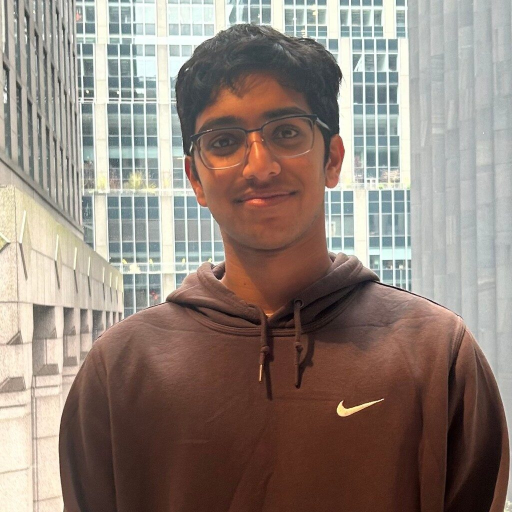
#> input picture img/aneesh-map.jpg, 1024 x 1024 px (shown at 1/2 size)
$ python build-map.py
#> lines starting #> are read from the running program, lines starting #| are printed output that depends on the picture; after the words box and inside, x2 and y2 are one past the last pixel; in counts of white or black regions, pixels touching at a corner belong together
"""Turns Aneesh's portrait into a game-style island overworld map.

His silhouette (picked out by its dark hair, hoodie, and warm skin) becomes
the island and the skyline behind him becomes the sea. Inside the island the
photo's darkness is elevation: hair and glasses rise into ridges, skin settles
into plains, and the brightest patches flood into lakes. Then it gets
hillshading, contour lines, coastal ripples, a few outlying isles, an earthy
map palette, and a faint blend of the original photo so the face still reads.

Usage: python3 tools/build-map.py   (needs numpy and Pillow)
Writes img/aneesh-island.jpg. The portrait is shrunk by SCALE and moved down
by TOP, so a point at (x, y) on the photo (0..1) lands on the map at
(0.5 + (x - 0.5) * SCALE, TOP + y * SCALE). script.js places its markers
with the same numbers.
"""
from pathlib import Path

import numpy as np
from PIL import Image

ROOT = Path(__file__).resolve().parent.parent
SRC = ROOT / "img" / "aneesh-map.jpg"
OUT = ROOT / "img" / "aneesh-island.jpg"
SIZE = 1600
SCALE = 0.8
TOP = 0.07

# Outlying isles: (x, y, radius) as fractions of the map.
ISLES = [
    (0.11, 0.30, 0.055),   # Old City Isle
    (0.07, 0.40, 0.022),
    (0.90, 0.40, 0.050),   # Bay Area Isle
    (0.93, 0.50, 0.020),
    (0.83, 0.85, 0.038),   # Gift Isle
    (0.18, 0.90, 0.026),
    (0.24, 0.94, 0.014),
]

rng = np.random.default_rng(29)


def blur(a, sigma):
    """Gaussian blur of a float array, done in the frequency domain with reflected edges."""
    pad = int(3 * sigma) + 1
    p = np.pad(a, pad, mode="reflect")
    fy = np.fft.fftfreq(p.shape[0])[:, None]
    fx = np.fft.fftfreq(p.shape[1])[None, :]
    g = np.exp(-2 * np.pi ** 2 * sigma ** 2 * (fx ** 2 + fy ** 2))
    return np.real(np.fft.ifft2(np.fft.fft2(p) * g))[pad:-pad, pad:-pad]


def lerp(a, b, t):
    return a + (b - a) * t[..., None]


def ramp(h, stops):
    """Map heights in [0, 1] through color stops [(pos, (r, g, b)), ...]."""
    out = np.zeros(h.shape + (3,))
    for (p0, c0), (p1, c1) in zip(stops, stops[1:]):
        m = (h >= p0) & (h <= p1)
        t = np.clip((h - p0) / (p1 - p0), 0, 1)
        out[m] = lerp(np.array(c0, float), np.array(c1, float), t)[m]
    return out / 255


def smoothstep(a, b, x):
    t = np.clip((x - a) / (b - a), 0, 1)
    return t * t * (3 - 2 * t)


def fractal(size, octaves=5, start=4):
    """Value noise summed over a few octaves, in [0, 1]."""
    out = np.zeros((size, size))
    amp, total = 1.0, 0.0
    for o in range(octaves):
        cells = start * 2 ** o
        n = rng.random((cells, cells))
        n = np.asarray(Image.fromarray((n * 255).astype(np.uint8)).resize((size, size), Image.BICUBIC), float) / 255
        out += amp * n
        total += amp
        amp *= 0.5
    out /= total
    return (out - out.min()) / (out.max() - out.min())


def placed(img):
    """Shrink a SIZE x SIZE layer by SCALE and drop it onto an empty map at TOP."""
    small = int(SIZE * SCALE)
    left = (SIZE - small) // 2
    top = int(SIZE * TOP)
    out = np.zeros((SIZE, SIZE) + img.shape[2:])
    layer = np.asarray(Image.fromarray(img.astype(np.float32)).resize((small, small), Image.BILINEAR)) if img.ndim == 2 else \
        np.stack([np.asarray(Image.fromarray(img[..., c].astype(np.float32)).resize((small, small), Image.BILINEAR)) for c in range(img.shape[2])], -1)
    h = min(small, SIZE - top)
    out[top:top + h, left:left + small] = layer[:h]
    return out


def main():
    photo = Image.open(SRC).convert("RGB").resize((SIZE, SIZE), Image.LANCZOS)
    rgb = np.asarray(photo, dtype=np.float64) / 255
    lum = rgb @ np.array([0.299, 0.587, 0.114])

    # Silhouette: dark hair and hoodie, or warm saturated skin.
    sat = (rgb.max(-1) - rgb.min(-1)) / (rgb.max(-1) + 1e-6)
    warm = rgb[..., 0] - rgb[..., 2]
    person = ((lum < 0.33) | ((warm > 0.12) & (sat > 0.25))).astype(float)
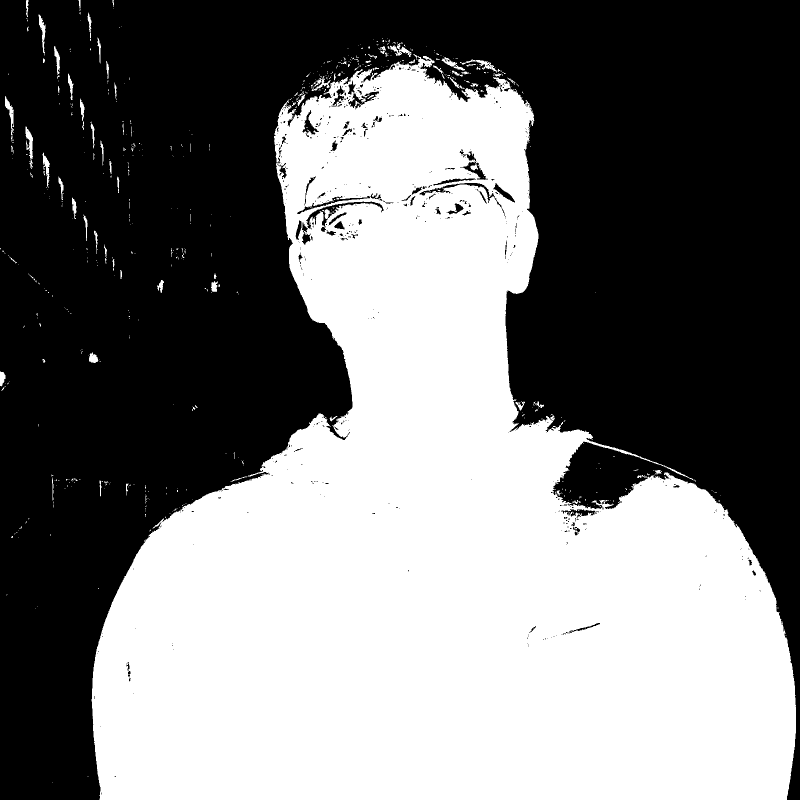
#> person: shape (1600, 1600) float64 (shown at 1/2 size); values 0 (black) and 1 (white), 46.5% white; 587 white regions (503 under 20 px), largest, box (x1, y1, x2, y2) and area: (183, 108, 1592, 1600) 1179719, (51, 253, 66, 318) 500, (10, 192, 28, 271) 472
    person = (blur(person, 16) > 0.5).astype(float)
#> in blur, `p = np.pad(a, pad, mode="reflect")`: p: shape (1698, 1698) float64; values 0 (black) and 1 (white), 44.2% white; 628 white regions (537 under 20 px), largest, box (x1, y1, x2, y2) and area: (232, 157, 1641, 1698) 1247267, (1656, 1244, 1698, 1698) 13701, (100, 302, 115, 367) 500
#> person: shape (1600, 1600) float64; values 0 (black) and 1 (white), 46.6% white; 1 white region, box (x1, y1, x2, y2) and area: (184, 125, 1600, 1600) 1192974

    # Everything onto the map canvas, leaving sea on every side.
    person = placed(person)
    lum = placed(lum)
    lum[person == 0] = 1
    yy, xx = np.mgrid[0:SIZE, 0:SIZE] / SIZE

    # The torso runs off the bottom of the photo, so round it off into a
    # southern coast, then rough up every shoreline with noise.
    rough = fractal(SIZE, 7)
    south = smoothstep(0.0, 0.06, 0.84 - yy - 0.16 * ((xx - 0.5) / 0.4) ** 2 + (rough - 0.5) * 0.12)
    land = person * south
    isles = np.zeros_like(land)
    for x, y, r in ISLES:
        isles = np.maximum(isles, (((xx - x) ** 2 + (yy - y) ** 2) < r * r).astype(float))
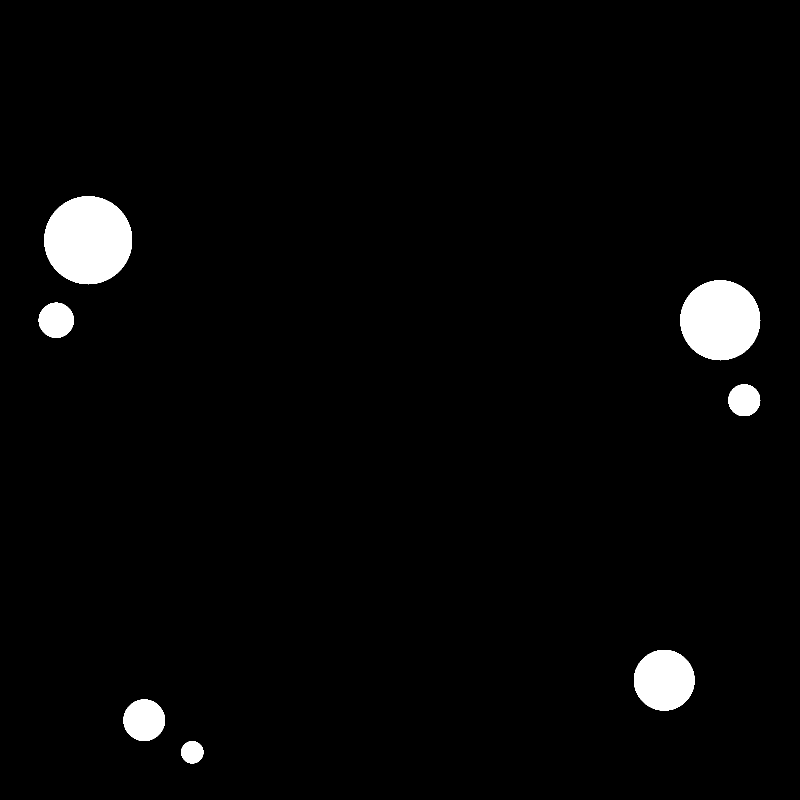
#> isles: shape (1600, 1600) float64 (shown at 1/2 size); values 0 (black) and 1 (white), 2.7% white; 7 white regions, largest, box (x1, y1, x2, y2) and area: (89, 392, 264, 569) 24311, (1361, 561, 1521, 721) 20075, (1268, 1300, 1389, 1421) 11585
    land = np.maximum(land, isles)
    coast = fractal(SIZE, 4, 12)
#> call 2 of fractal, with size = 1600, octaves = 4, start = 12
#> after the loop in fractal (call 2), `for o in range(octaves):`:
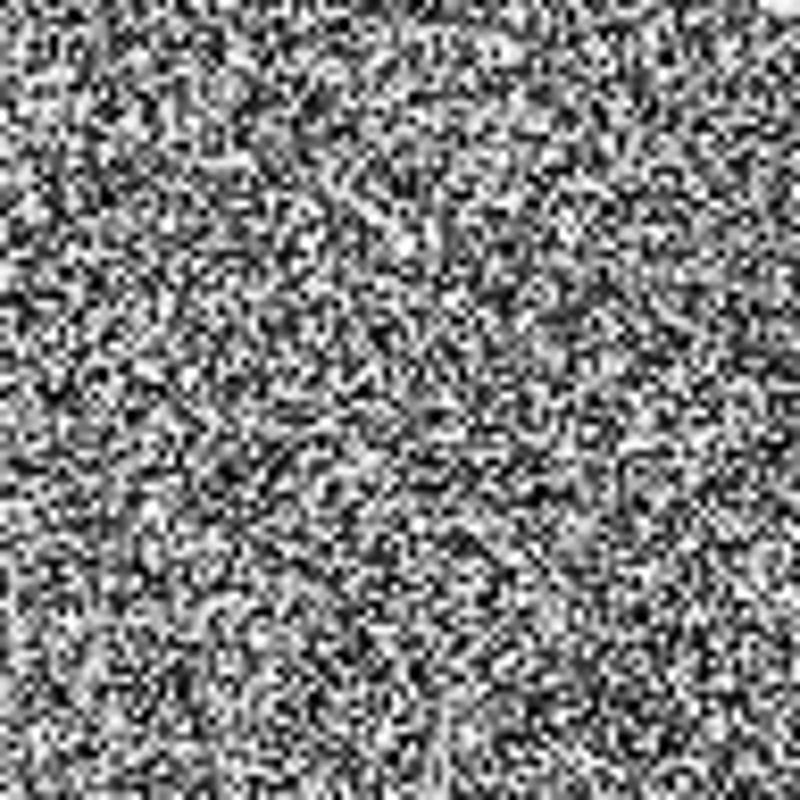
#> n: shape (1600, 1600) float64 (shown at 1/2 size); min 0, max 1, mean 0.497
#> after the loop in fractal (call 2), `for o in range(octaves):`:
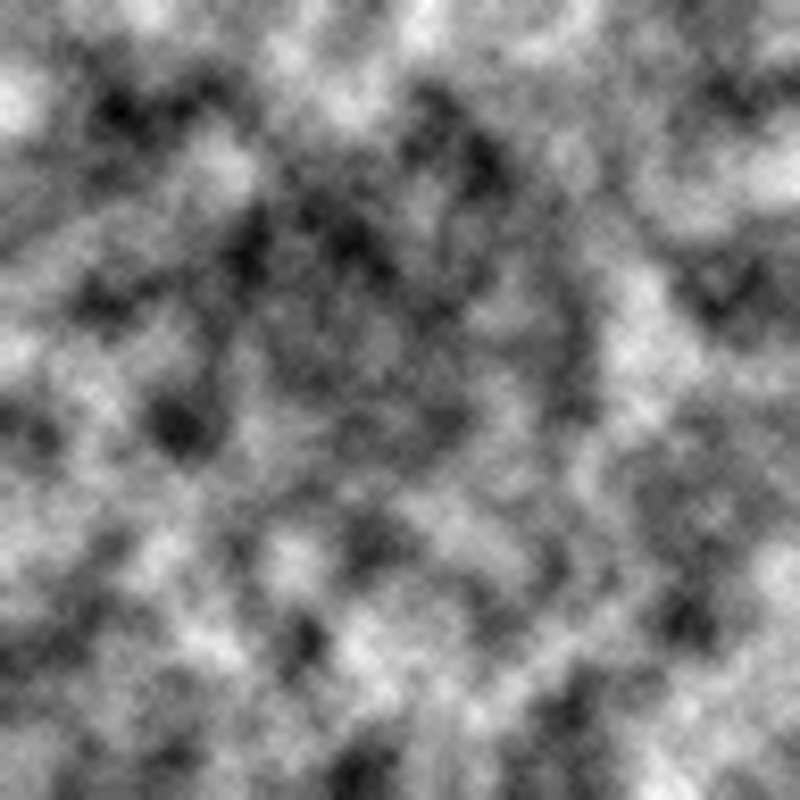
#> out: shape (1600, 1600) float64 (shown at 1/2 size); min 0.0941, max 1.73, mean 0.9; drawn with min black and max white
    land = blur(land, 22) + (coast - 0.5) * 0.75
    land = (blur(land, 1.5) > 0.5).astype(float)
#> land: shape (1600, 1600) float64; values 0 (black) and 1 (white), 26.5% white; 7 white regions, largest, box (x1, y1, x2, y2) and area: (308, 214, 1384, 1341) 620864, (91, 401, 263, 561) 21814, (1358, 567, 1511, 723) 17731
    land_soft = blur(land, 1.4)
#> in blur (call 4), `p = np.pad(a, pad, mode="reflect")`: p: shape (1610, 1610) float64; values 0 (black) and 1 (white), 26.2% white; 7 white regions, largest, box (x1, y1, x2, y2) and area: (313, 219, 1389, 1346) 620864, (96, 406, 268, 566) 21814, (1363, 572, 1516, 728) 17731
    # The isles have no photo under them, so give them rolling hills of their own.
    lum = np.where((person == 0) & (land > 0), 0.35 + 0.5 * rough, lum)

    # Elevation: dark is high, and it climbs gently away from the coast.
    inland = smoothstep(0.5, 0.95, blur(land, 30))
#> in blur (call 5), `p = np.pad(a, pad, mode="reflect")`: p: shape (1782, 1782) float64; values 0 (black) and 1 (white), 21.4% white; 11 white regions (1 under 20 px), largest, box (x1, y1, x2, y2) and area: (399, 305, 1475, 1432) 620864, (182, 492, 354, 652) 21814, (1449, 658, 1602, 814) 17731
    height = 1 - blur(lum, 9)
    height = np.clip(0.8 * height + 0.2 * blur(rough, 6), 0, 1)
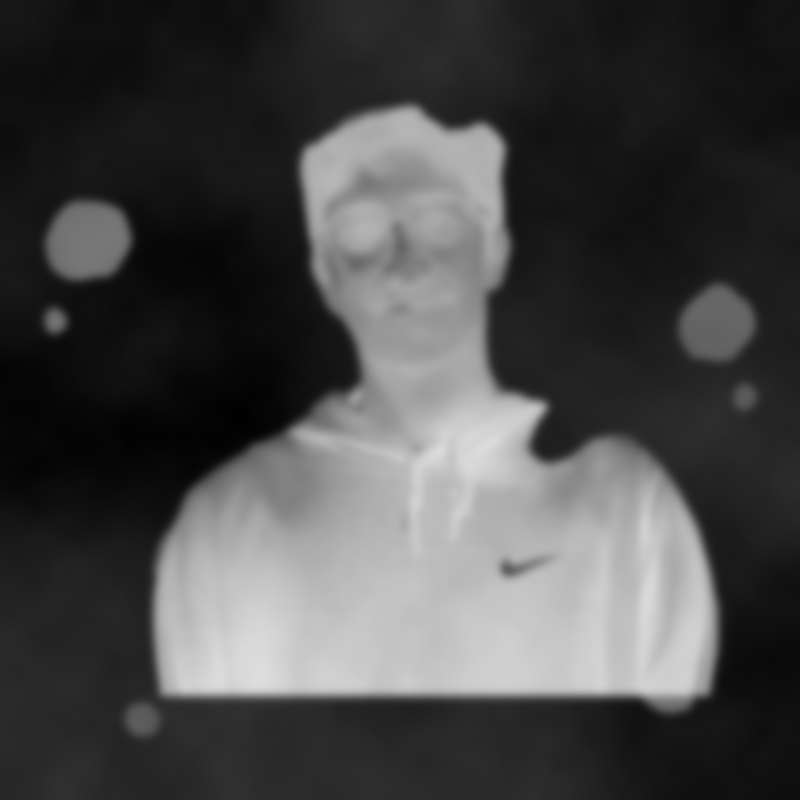
#> height: shape (1600, 1600) float64 (shown at 1/2 size); min 0.00312, max 0.867, mean 0.284
    on = land > 0
    lo, hi = height[on].min(), height[on].max()
#> lo = 0.18; hi = 0.866
    height = np.clip((height - lo) / (hi - lo), 0, 1) * (0.35 + 0.65 * inland)

    # Lakes in the lowest (brightest) inland ground.
    mainland = on & (person > 0) & (inland > 0.7)
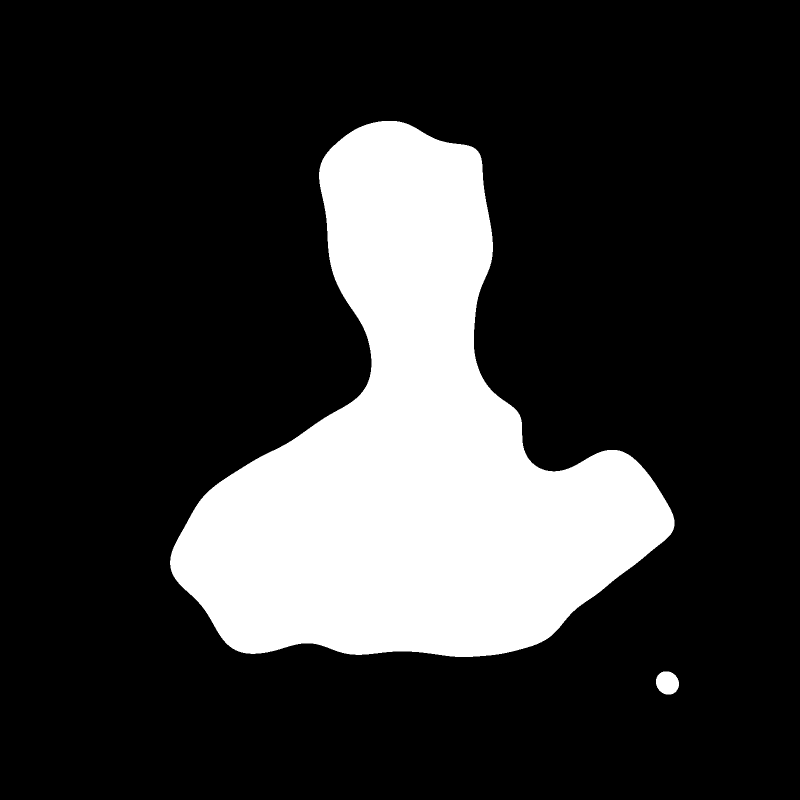
#> mainland: shape (1600, 1600) bool (shown at 1/2 size); 20.7% white; 2 white regions, box (x1, y1, x2, y2) and area: (340, 242, 1349, 1314) 527794, (1312, 1343, 1358, 1389) 1684
    lake_level = np.quantile(height[mainland], 0.03)
#> lake_level = 0.456
    lake = mainland & (height < lake_level)
#> lake: shape (1600, 1600) bool; 0.62% white; 14 white regions (3 under 20 px), largest, box (x1, y1, x2, y2) and area: (358, 874, 600, 1073) 5756, (770, 451, 824, 545) 3065, (685, 509, 754, 547) 1815
    lake_soft = blur(lake.astype(float), 3)
#> in blur (call 8), `p = np.pad(a, pad, mode="reflect")`: p: shape (1620, 1620) float64; values 0 (black) and 1 (white), 0.61% white; 14 white regions (3 under 20 px), largest, box (x1, y1, x2, y2) and area: (368, 884, 610, 1083) 5756, (780, 461, 834, 555) 3065, (695, 519, 764, 557) 1815

    # Hillshade, lit from the northwest like a printed map.
    gy, gx = np.gradient(height * 60)
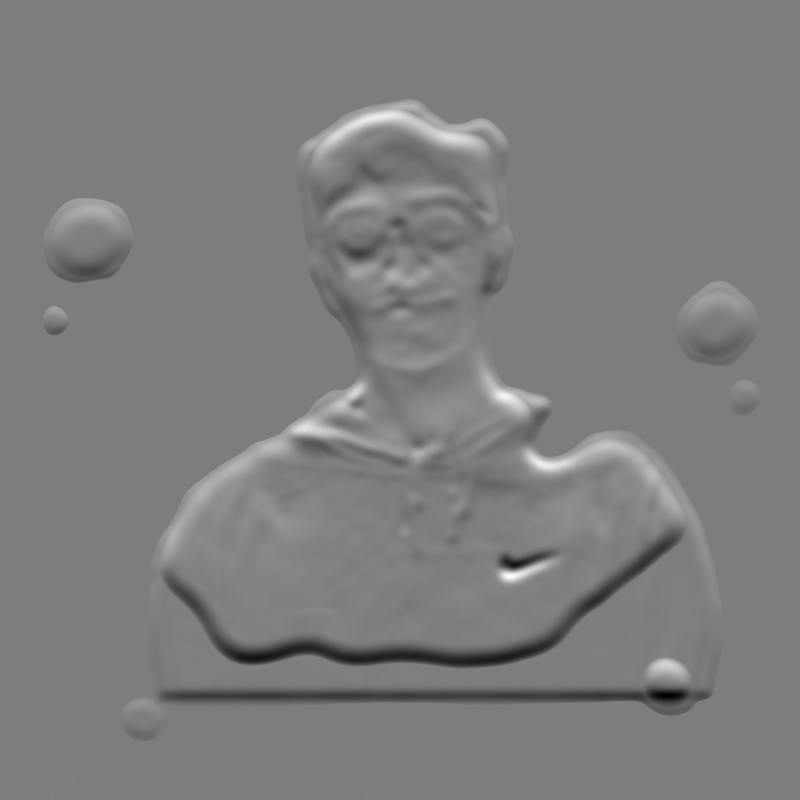
#> gy: shape (1600, 1600) float64 (shown at 1/2 size); min -1.72, max 1.77, mean 1.1e-05; drawn with min black and max white
    nx, ny, nz = -gx, -gy, np.ones_like(gx)
    norm = np.sqrt(nx ** 2 + ny ** 2 + nz ** 2)
    light = np.array([-0.55, -0.55, 0.63])
    shade = np.clip((nx * light[0] + ny * light[1] + nz * light[2]) / norm, 0, 1)

    ground = ramp(height, [
        (0.00, (176, 168, 124)),  # beaches
        (0.06, (112, 140, 92)),   # grassland
        (0.35, (128, 146, 98)),   # meadows
        (0.55, (156, 150, 106)),  # dry plains
        (0.68, (164, 150, 112)),  # foothills
        (0.80, (150, 128, 96)),   # rock
        (0.92, (196, 186, 160)),  # high rock
        (1.00, (232, 228, 214)),  # snow
    ])
    ground *= (0.62 + 0.55 * shade)[..., None]

    # Contours on land: thin lines every level, heavier every fifth.
    levels = 34
    q = np.floor(height * levels)
    edge = np.zeros_like(height, dtype=bool)
    edge[:, 1:] |= q[:, 1:] != q[:, :-1]
    edge[1:, :] |= q[1:, :] != q[:-1, :]
    major = edge & (q % 5 == 0)
    contour = blur(edge.astype(float), 0.6) * 0.18 + blur(major.astype(float), 0.8) * 0.22
    ground *= (1 - contour * land_soft)[..., None]

    # The sea: pale shallows by the coast, deep slate-blue farther out.
    near = blur(land, 28)
    depth = 1 - smoothstep(0.0, 0.35, near)
    sea = lerp(np.array([92, 138, 146.0]) / 255, np.array([34, 58, 76.0]) / 255, depth)
    sea *= (0.94 + 0.12 * blur(rough, 3))[..., None]
    # Ripple lines that follow the coast outward.
    reach = blur(land, 14)
    rq = np.floor(np.sqrt(np.clip(reach, 0, 1)) * 7)
    ripple = np.zeros_like(reach, dtype=bool)
    ripple[:, 1:] |= rq[:, 1:] != rq[:, :-1]
    ripple[1:, :] |= rq[1:, :] != rq[:-1, :]
    ripple &= reach > 0.004
    sea = lerp(sea, np.full(3, 0.80), blur(ripple.astype(float), 0.8) * 0.45 * (1 - depth * 0.5) * (1 - land_soft))

    lakes = lerp(np.array([92, 132, 140.0]) / 255, np.array([62, 98, 112.0]) / 255, smoothstep(0, 1, lake_soft))
    img = lerp(sea, ground, land_soft)
    img = lerp(img, lakes, lake_soft)

    # Bright surf line along every shore.
    shore = np.clip(blur(land, 2.2) * (1 - land_soft) * 3.2, 0, 1)
    img = lerp(img, np.full(3, 0.9), shore * 0.75)
    lake_shore = np.clip(blur(lake.astype(float), 2) - lake_soft * 0.9, 0, 1)
    img = lerp(img, np.full(3, 0.86), np.clip(lake_shore * 1.4, 0, 0.6))

    # Let the face come through on land: a soft-light blend of the photo's tones.
    face = blur(lum, 1.2)
    soft = np.where(face[..., None] < 0.5, 2 * img * face[..., None] + img ** 2 * (1 - 2 * face[..., None]),
                    2 * img * (1 - face[..., None]) + np.sqrt(np.clip(img, 0, 1)) * (2 * face[..., None] - 1))
    img = lerp(img, soft, 0.6 * land_soft * (1 - lake_soft) * person)

    # Paper grain and a slightly cool, faded print.
    grain = blur(rng.random((SIZE, SIZE)), 0.7)
    img *= (0.96 + 0.08 * grain)[..., None]
    img = img * 0.92 + np.array([0.05, 0.06, 0.06])

    Image.fromarray((np.clip(img, 0, 1) * 255).astype(np.uint8)).save(OUT, quality=84, optimize=True)
    print(OUT, OUT.stat().st_size, "bytes")


if __name__ == "__main__":
    main()
